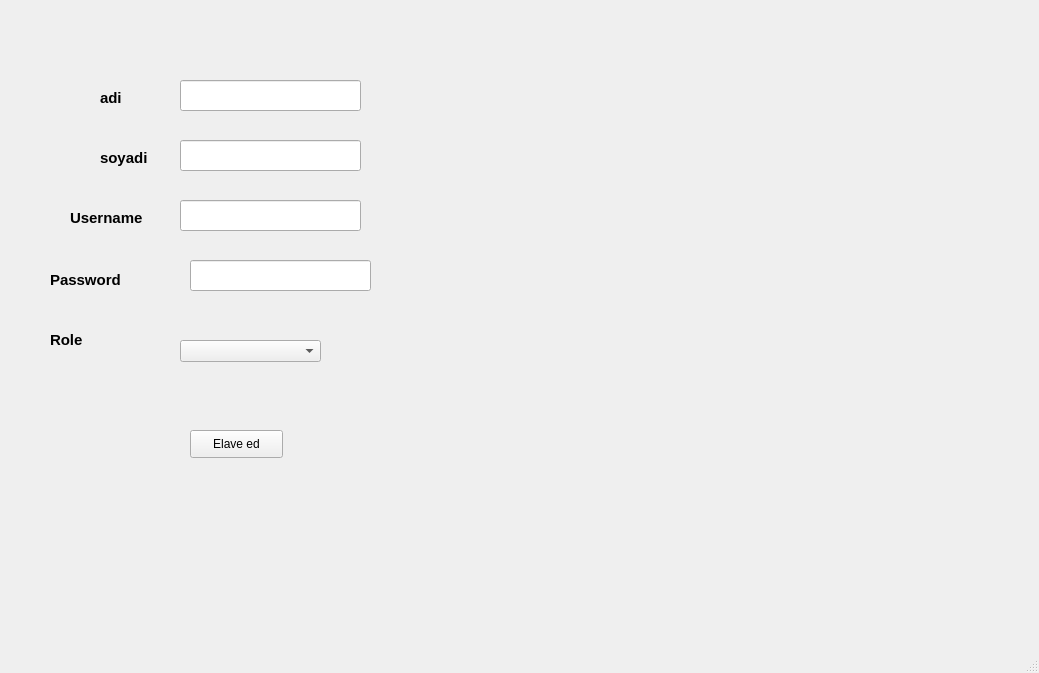
<?xml version="1.0" encoding="UTF-8"?>
<ui version="4.0">
 <class>MainWindow</class>
 <widget class="QMainWindow" name="MainWindow">
  <property name="geometry">
   <rect>
    <x>0</x>
    <y>0</y>
    <width>1039</width>
    <height>673</height>
   </rect>
  </property>
  <property name="windowTitle">
   <string>MainWindow</string>
  </property>
  <widget class="QWidget" name="centralwidget">
   <widget class="QLineEdit" name="l1">
    <property name="geometry">
     <rect>
      <x>180</x>
      <y>80</y>
      <width>181</width>
      <height>31</height>
     </rect>
    </property>
   </widget>
   <widget class="QLabel" name="label">
    <property name="geometry">
     <rect>
      <x>100</x>
      <y>90</y>
      <width>55</width>
      <height>16</height>
     </rect>
    </property>
    <property name="font">
     <font>
      <pointsize>11</pointsize>
      <weight>75</weight>
      <bold>true</bold>
     </font>
    </property>
    <property name="text">
     <string>adi</string>
    </property>
   </widget>
   <widget class="QLabel" name="label_2">
    <property name="geometry">
     <rect>
      <x>100</x>
      <y>150</y>
      <width>71</width>
      <height>16</height>
     </rect>
    </property>
    <property name="font">
     <font>
      <pointsize>11</pointsize>
      <weight>75</weight>
      <bold>true</bold>
     </font>
    </property>
    <property name="text">
     <string>soyadi</string>
    </property>
   </widget>
   <widget class="QLineEdit" name="l2">
    <property name="geometry">
     <rect>
      <x>180</x>
      <y>140</y>
      <width>181</width>
      <height>31</height>
     </rect>
    </property>
   </widget>
   <widget class="QLabel" name="label_3">
    <property name="geometry">
     <rect>
      <x>70</x>
      <y>210</y>
      <width>95</width>
      <height>16</height>
     </rect>
    </property>
    <property name="font">
     <font>
      <pointsize>11</pointsize>
      <weight>75</weight>
      <bold>true</bold>
     </font>
    </property>
    <property name="text">
     <string>Username</string>
    </property>
   </widget>
   <widget class="QLineEdit" name="l3">
    <property name="geometry">
     <rect>
      <x>180</x>
      <y>200</y>
      <width>181</width>
      <height>31</height>
     </rect>
    </property>
   </widget>
   <widget class="QLabel" name="label_4">
    <property name="geometry">
     <rect>
      <x>50</x>
      <y>270</y>
      <width>121</width>
      <height>20</height>
     </rect>
    </property>
    <property name="font">
     <font>
      <pointsize>11</pointsize>
      <weight>75</weight>
      <bold>true</bold>
     </font>
    </property>
    <property name="text">
     <string>Password</string>
    </property>
   </widget>
   <widget class="QLineEdit" name="l4">
    <property name="geometry">
     <rect>
      <x>190</x>
      <y>260</y>
      <width>181</width>
      <height>31</height>
     </rect>
    </property>
   </widget>
   <widget class="QLabel" name="label_5">
    <property name="geometry">
     <rect>
      <x>50</x>
      <y>330</y>
      <width>121</width>
      <height>20</height>
     </rect>
    </property>
    <property name="font">
     <font>
      <pointsize>11</pointsize>
      <weight>75</weight>
      <bold>true</bold>
     </font>
    </property>
    <property name="text">
     <string>Role</string>
    </property>
   </widget>
   <widget class="QComboBox" name="cb">
    <property name="geometry">
     <rect>
      <x>180</x>
      <y>340</y>
      <width>141</width>
      <height>22</height>
     </rect>
    </property>
    <property name="currentIndex">
     <number>-1</number>
    </property>
   </widget>
   <widget class="QPushButton" name="gonder">
    <property name="geometry">
     <rect>
      <x>190</x>
      <y>430</y>
      <width>93</width>
      <height>28</height>
     </rect>
    </property>
    <property name="text">
     <string>Elave ed</string>
    </property>
   </widget>
  </widget>
  <widget class="QMenuBar" name="menubar">
   <property name="geometry">
    <rect>
     <x>0</x>
     <y>0</y>
     <width>1039</width>
     <height>26</height>
    </rect>
   </property>
  </widget>
  <widget class="QStatusBar" name="statusbar"/>
 </widget>
 <resources/>
 <connections/>
</ui>
